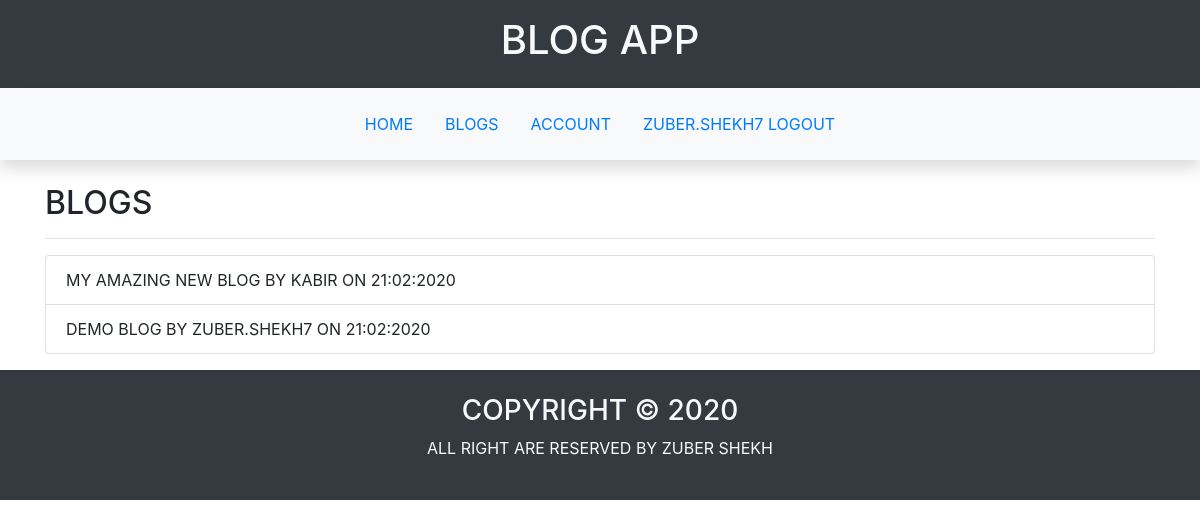
Before: /blog/all (signed in) with the older database file.
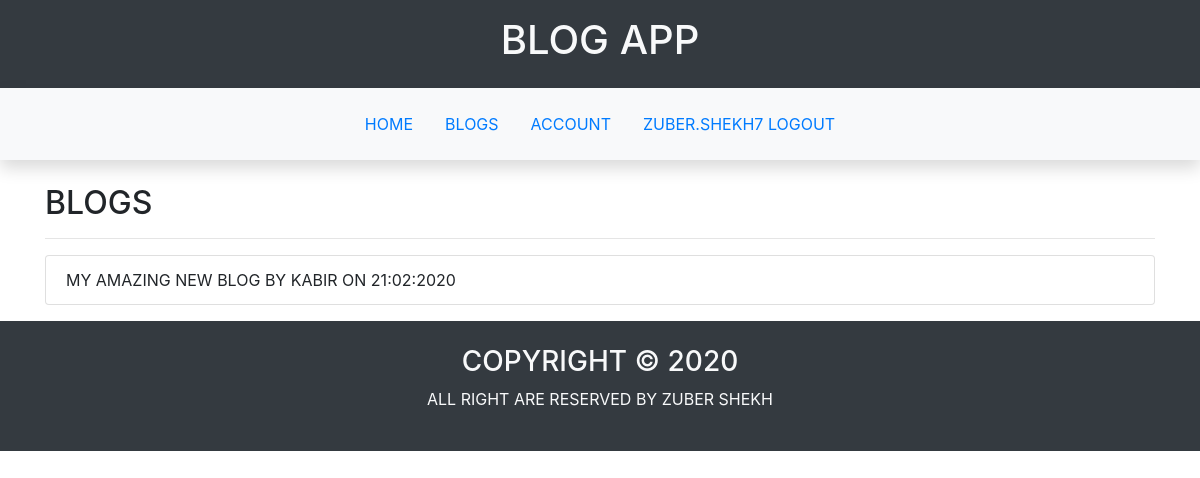
After: the same page with the newer database file.
### blogapp/blog/models.py (models this page shows, shortened)
class BlogModel(db.Model):
    __tablename__='blog'
    id=db.Column(db.Integer,primary_key=True)
    name=db.Column(db.String(30),unique=True,nullable=False)
    creator_id=db.Column(db.Integer,db.ForeignKey('user.id'))
    date_of_creation=db.Column(db.DateTime,default=datetime.now)
    is_active=db.Column(db.Boolean,default=False)
    posts=db.relationship('PostModel',backref='blog',lazy=True)

### blogapp/user/models.py (models this page shows, shortened)
class UserModel(db.Model,UserMixin):
    __tablename__='user'
    id=db.Column(db.Integer,primary_key=True)
    username=db.Column(db.String(20),unique=True,nullable=False)
    email=db.Column(db.String(20),unique=True,nullable=False)
    password=db.Column(db.String(256),nullable=False)
    first_name=db.Column(db.String(20),nullable=False)
    last_name=db.Column(db.String(20),nullable=False)
    dob=db.Column(db.DateTime,nullable=False)
    gender=db.Column(db.String,nullable=False)
    mobile_no=db.Column(db.String(10),unique=True,nullable=False)
    profile_pic=db.Column(db.String,default='default_profile.jpg')
    blogs=db.relationship('BlogModel',backref='creator',lazy=True)

### blogapp/blog/views.py (the view)
@blog.route('/all')
def blogs():
    if not current_user.is_authenticated:
        return redirect(url_for('user.login'))
    blogs=BlogModel.query.filter_by(is_active=True).order_by(BlogModel.date_of_creation.desc()).all()
    return render_template('blog/blogs.html',blogs=blogs)

### blogapp/user/models.py (called while the page is built)
@login_manager.user_loader
def load_user(id):
    return UserModel.query.get(int(id))

### blogapp/templates/blog/blogs.html
{%extends 'main/base.html'%}
{%block main%}
<section class="container text-uppercase">
    <h2>Blogs</h2>
    <hr>
    {%if blogs%}
        <ul class="list-group">
            {%for blog in blogs%}
                <li class="list-group-item">{{blog.name}} by {{blog.creator.username}} on {{blog.date_of_creation.strftime('%d:%m:%Y')}} </li>
            {%endfor%}
        </ul>
    {%else%}
        <div class="alert alert-primary">no blogs available now</div>
    {%endif%}
</section>
{%endblock%}

Changed rows visible on the page:
removed BlogModel: name "DEMO BLOG", creator.username "ZUBER.SHEKH7", date_of_creation "21:02:2020"
